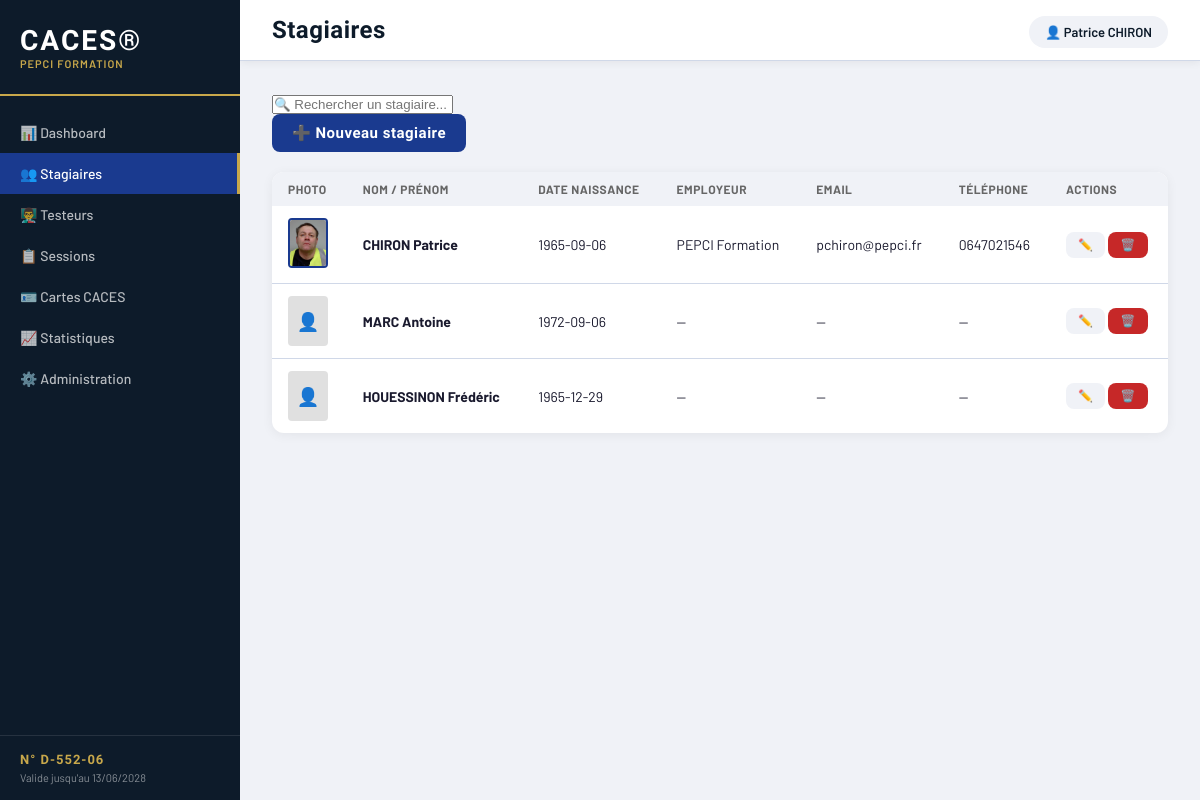
The app's page /stagiaires, older data.
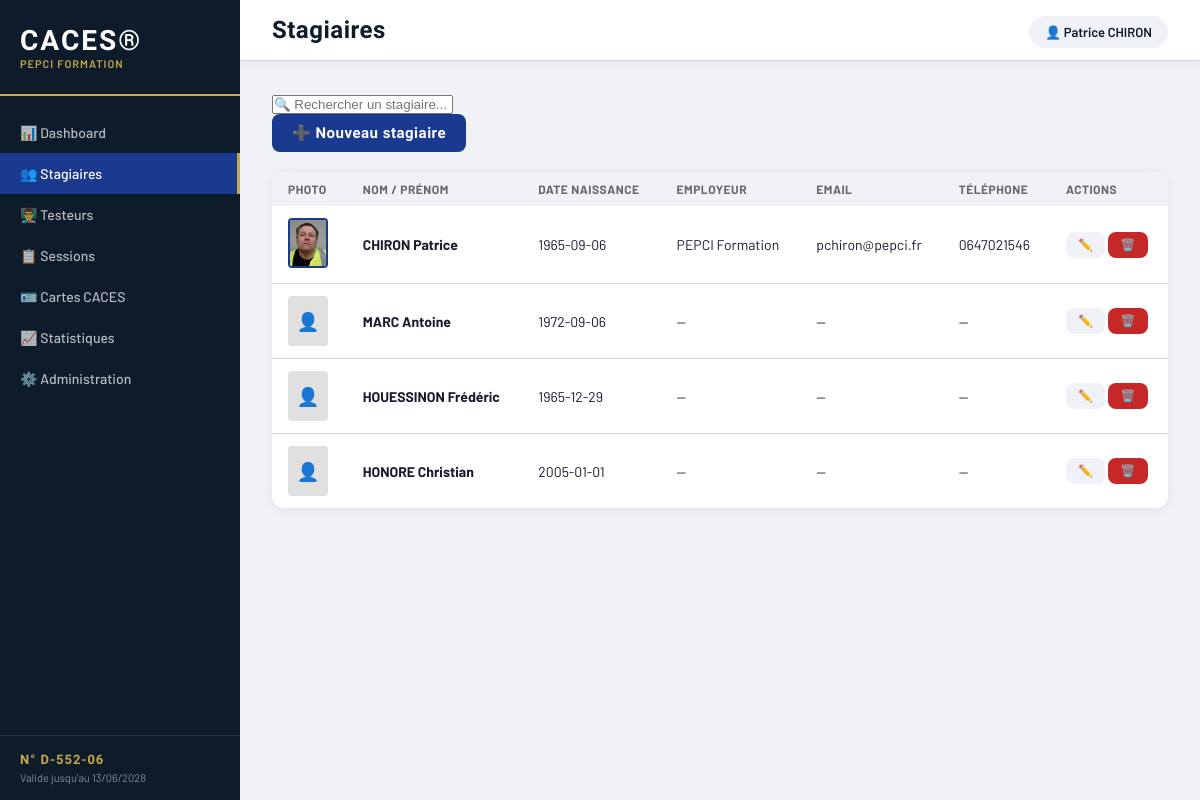
The same page, newer data.
### app/models/stagiaire.py (models this page shows)
class Stagiaire(Base):
    __tablename__ = "stagiaires"
    id = Column(Integer, primary_key=True, index=True)
    nom = Column(String(100), nullable=False)
    prenom = Column(String(100), nullable=False)
    date_naissance = Column(Date, nullable=False)
    email = Column(String(200), nullable=True)
    telephone = Column(String(20), nullable=True)
    employeur = Column(String(200), nullable=True)
    photo = Column(String(500), nullable=True)
    note = Column(Text, nullable=True)
    date_creation = Column(DateTime, default=datetime.utcnow)
    actif = Column(Integer, default=1)

### app/routers/stagiaires.py (the view)
@router.get("/", response_model=list[StagiaireResponse])
def liste_stagiaires(db: Session = Depends(get_db)):
    return db.query(Stagiaire).filter(Stagiaire.actif == 1).all()

### templates/stagiaires.html (shortened to what this page needs)
{% extends "base.html" %}
{% block title %}Stagiaires{% endblock %}
{% block content %}
<div class="toolbar">
    <div class="toolbar-left">
        <input type="text" id="search" placeholder="🔍 Rechercher un stagiaire..." class="search-input" onkeyup="filtrer()">
    </div>
    <div class="toolbar-right">
        <button class="btn btn-primary" onclick="ouvrirFormulaire()">➕ Nouveau stagiaire</button>
    </div>
</div>
<div class="card" style="margin-top: 20px;">
    <table class="table" id="tableau">
        <thead>
            <tr>
                <th>Photo</th>
                <th>Nom / Prénom</th>
                <th>Date naissance</th>
                <th>Employeur</th>
                <th>Email</th>
                <th>Téléphone</th>
                <th>Actions</th>
            </tr>
        </thead>
        <tbody id="tbody">
            {% for s in stagiaires %}
            <tr>
                <td>
                    {% if s.photo %}
                        <img src="{{ s.photo }}" style="width:40px; height:50px; object-fit:cover; border-radius:4px; border:2px solid #1a3a8f;">
                    {% else %}
                        <div style="width:40px; height:50px; background:#e0e0e0; border-radius:4px; display:flex; align-items:center; justify-content:center; font-size:18px;">👤</div>
                    {% endif %}
                </td>
                <td><strong>{{ s.nom }} {{ s.prenom }}</strong></td>
                <td>{{ s.date_naissance }}</td>
                <td>{{ s.employeur or '—' }}</td>
                <td>{{ s.email or '—' }}</td>
                <td>{{ s.telephone or '—' }}</td>
                <td>
                    <button class="btn btn-secondary" style="padding:6px 12px; font-size:12px;" onclick="editer({{ s.id }}, '{{ s.nom }}', '{{ s.prenom }}', '{{ s.date_naissance }}', '{{ s.email or '' }}', '{{ s.telephone or '' }}', '{{ s.employeur or '' }}', '{{ s.note or '' }}')">✏️</button>
                    <button class="btn btn-danger" style="padding:6px 12px; font-size:12px;" onclick="archiver({{ s.id }}, '{{ s.nom }} {{ s.prenom }}')">🗑️</button>
                </td>
            </tr>
            {% endfor %}
        </tbody>
    </table>
</div>
{% endblock %}

### templates/base.html (shortened to what this page needs)
<!DOCTYPE html>
<html lang="fr">
<head>
    <link rel="stylesheet" href="/static/style.css">
</head>
<body>
    <div class="sidebar">
        <div class="sidebar-logo">
            <div class="logo-text">CACES®</div>
            <div class="logo-sub">PEPCI Formation</div>
        </div>
        <nav class="sidebar-nav">
            <a href="/" class="nav-item {% if page == 'dashboard' %}active{% endif %}">
                📊 Dashboard
            </a>
            <a href="/stagiaires" class="nav-item {% if page == 'stagiaires' %}active{% endif %}">
                👥 Stagiaires
            </a>
            <a href="/testeurs" class="nav-item {% if page == 'testeurs' %}active{% endif %}">
                👨‍🏫 Testeurs
            </a>
            <a href="/sessions" class="nav-item {% if page == 'sessions' %}active{% endif %}">
                📋 Sessions
            </a>
            <a href="/cartes" class="nav-item {% if page == 'cartes' %}active{% endif %}">
                🪪 Cartes CACES
            </a>
            <a href="/statistiques" class="nav-item {% if page == 'statistiques' %}active{% endif %}">
                📈 Statistiques
            </a>
            <a href="/admin" class="nav-item {% if page == 'admin' %}active{% endif %}">
                ⚙️ Administration
            </a>
        </nav>
        <div class="sidebar-footer">
            <div class="cert-badge">N° D-552-06</div>
            <div class="cert-date">Valide jusqu'au 13/06/2028</div>
        </div>
    </div>
    <div class="main">
        <div class="topbar">
            <h1 class="page-title">{% block title %}{% endblock %}</h1>
            <div class="topbar-right">
                <span class="user-badge">👤 Patrice CHIRON</span>
            </div>
        </div>
        <div class="content">
            {% block content %}{% endblock %}
        </div>
    </div>
</body>
</html>

### static/style.css (style rules this page uses)
:root { --blue: #1a3a8f; --blue-light: #2350c8; --dark: #0d1b2a; --gold: #c8a84b; --green: #2e7d32; --orange: #e65100; --red: #c62828; --gray: #f0f2f7; --border: #d0d8e8; --text: #1a1a2e; --sidebar-width: 240px; }
* { box-sizing: border-box; margin: 0; padding: 0; }
body { font-family: 'Barlow', sans-serif; background: var(--gray); color: var(--text); display: flex; min-height: 100vh; }
.sidebar { width: var(--sidebar-width); background: var(--dark); display: flex; flex-direction: column; position: fixed; height: 100vh; z-index: 100; }
.sidebar-logo { padding: 24px 20px; border-bottom: 2px solid var(--gold); }
.logo-text { font-family: 'Barlow Condensed', sans-serif; font-size: 28px; font-weight: 800; color: white; letter-spacing: 2px; }
.logo-sub { font-size: 11px; color: var(--gold); font-weight: 600; letter-spacing: 1px; text-transform: uppercase; }
.sidebar-nav { flex: 1; padding: 16px 0; }
.nav-item { display: flex; align-items: center; gap: 12px; padding: 12px 20px; color: rgba(255,255,255,0.7); text-decoration: none; font-size: 14px; font-weight: 500; transition: all 0.2s; }
.nav-item.active { background: var(--blue); color: white; border-right: 3px solid var(--gold); }
.sidebar-footer { padding: 16px 20px; border-top: 1px solid rgba(255,255,255,0.1); }
.cert-badge { font-family: 'Barlow Condensed', sans-serif; font-size: 13px; font-weight: 700; color: var(--gold); letter-spacing: 1px; }
.cert-date { font-size: 11px; color: rgba(255,255,255,0.5); margin-top: 4px; }
.main { margin-left: var(--sidebar-width); flex: 1; display: flex; flex-direction: column; }
.topbar { background: white; padding: 16px 32px; display: flex; justify-content: space-between; align-items: center; border-bottom: 1px solid var(--border); box-shadow: 0 2px 8px rgba(0,0,0,0.06); }
.page-title { font-family: 'Barlow Condensed', sans-serif; font-size: 24px; font-weight: 700; color: var(--dark); letter-spacing: 0.5px; }
.user-badge { background: var(--gray); padding: 8px 16px; border-radius: 20px; font-size: 13px; font-weight: 600; color: var(--dark); }
.content { padding: 32px; flex: 1; }
.card { background: white; border-radius: 12px; box-shadow: 0 2px 12px rgba(0,0,0,0.06); overflow: hidden; }
.table { width: 100%; border-collapse: collapse; font-size: 14px; }
.table th { background: var(--gray); padding: 10px 16px; text-align: left; font-size: 12px; font-weight: 700; text-transform: uppercase; letter-spacing: 0.5px; color: #666; }
.table td { padding: 12px 16px; border-bottom: 1px solid var(--border); }
.table tr:last-child td { border-bottom: none; }
.btn { padding: 10px 20px; border: none; border-radius: 8px; font-family: 'Barlow Condensed', sans-serif; font-size: 15px; font-weight: 700; letter-spacing: 0.5px; cursor: pointer; text-decoration: none; display: inline-flex; align-items: center; gap: 8px; transition: all 0.2s; }
.btn-primary { background: var(--blue); color: white; }
.btn-danger { background: var(--red); color: white; }
.btn-secondary { background: var(--gray); color: var(--dark); }

Row changes from the older to the newer data that the page shows:
added Stagiaire: nom "HONORE", prenom "Christian", date_naissance "2005-01-01", employeur "—", email "—", telephone "—"
